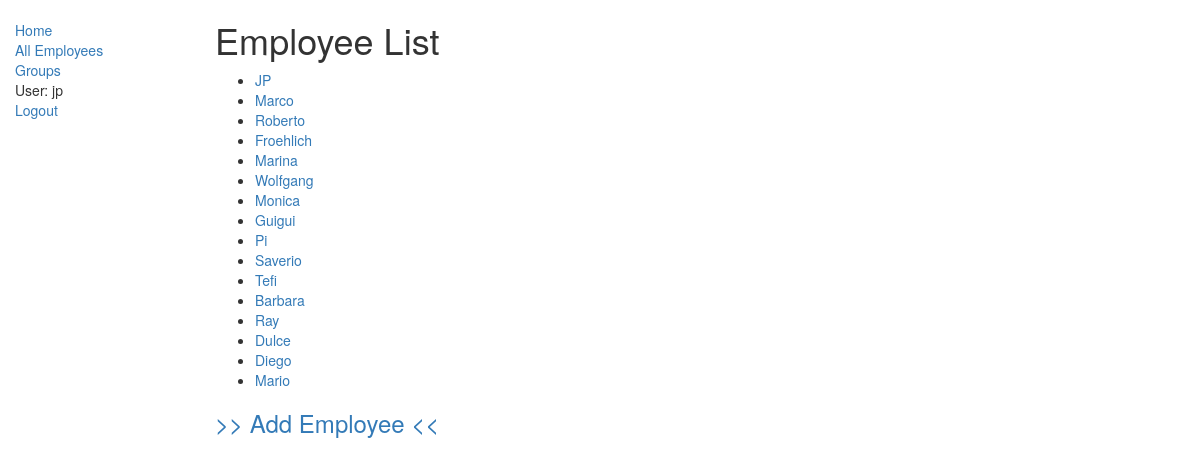
/mixGroups/employees/ (signed in), run on the app's committed database.
### mixGroups/models.py (models this page shows, shortened)
class Employee(models.Model):
    name = models.CharField(max_length=200, help_text="Enter name")
    def get_absolute_url(self):
        return reverse('employee-detail', args=[str(self.id)])

### mixGroups/views.py (the view)
# urls.py: path('employees/', views.EmployeeListView.as_view(), name='employees'),
class EmployeeListView(LoginRequiredMixin, generic.ListView):
    model = Employee

### mixGroups/templates/mixGroups/employee_list.html
{% extends "base_generic.html" %}
{% block content %}
    <h1>Employee List</h1>
    {% if employee_list %}
    <ul>
      {% for employee in employee_list %}
      <li>
        <a href="{{ employee.get_absolute_url }}">{{ employee.name }}</a>
      </li>
      {% endfor %}
    </ul>
    {% else %}
      <p>There are no employees in the database.</p>
    {% endif %}
  <h3><a href="{% url 'employee_create' %}">>> Add Employee <<</h3>
{% endblock %}

### mixGroups/templates/base_generic.html (shortened to what this page needs)
<!DOCTYPE html>
<html lang="en">
<head>
  <link rel="stylesheet" href="https://maxcdn.bootstrapcdn.com/bootstrap/3.3.7/css/bootstrap.min.css">
  {% load static %}
  <link rel="stylesheet" href="{% static 'css/styles.css' %}">
</head>
<body>
  <div class="container-fluid">
    <div class="row">
      <div class="col-sm-2">
      {% block sidebar %}
      <ul class="sidebar-nav">
          <li><a href="{% url 'index' %}">Home</a></li>
          <li><a href="{% url 'employees' %}">All Employees</a></li>
          <li><a href="{% url 'groups' %}">Groups</a></li>
          {% if user.is_authenticated %}
            <li>User: {{ user.get_username }}</li>
            <li><a href="{% url 'logout'%}?next={{request.path}}">Logout</a></li>
          {% endif %}
      </ul>
     {% endblock %}
      </div>
      <div class="col-sm-10 ">
      {% block content %}{% endblock %}
      </div>
    </div>
  </div>
</body>
</html>

### mixGroups/static/css/styles.css (style rules this page uses)
.sidebar-nav { margin-top: 20px; padding: 0; list-style: none; }

### data on the page
Employee: name "JP"
Employee: name "Marco"
Employee: name "Roberto"
Employee: name "Froehlich"
Employee: name "Marina"
Employee: name "Wolfgang"
Employee: name "Monica"
Employee: name "Guigui"
Employee: name "Pi"
Employee: name "Saverio"
Employee: name "Tefi"
Employee: name "Barbara"
Employee: name "Ray"
Employee: name "Dulce"
Employee: name "Diego"
Employee: name "Mario"

### other printed values
{{ user.get_username }} "jp"
